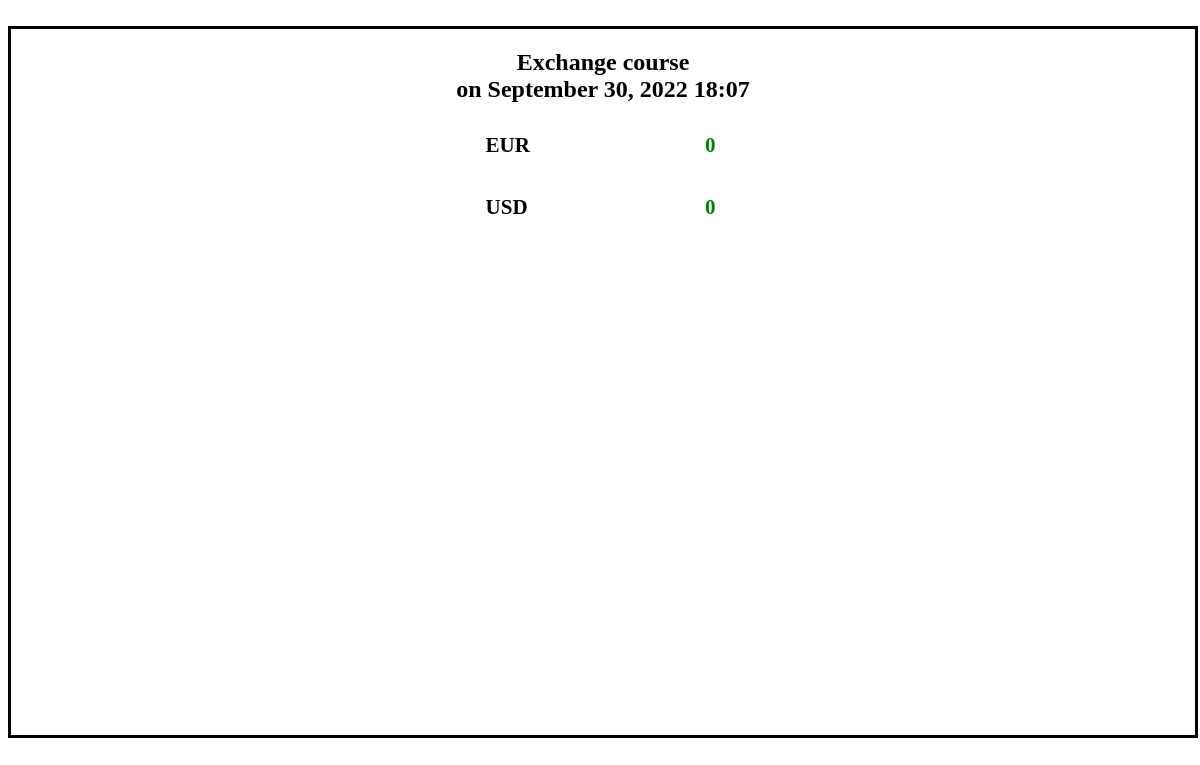
Before: / with the older database file.
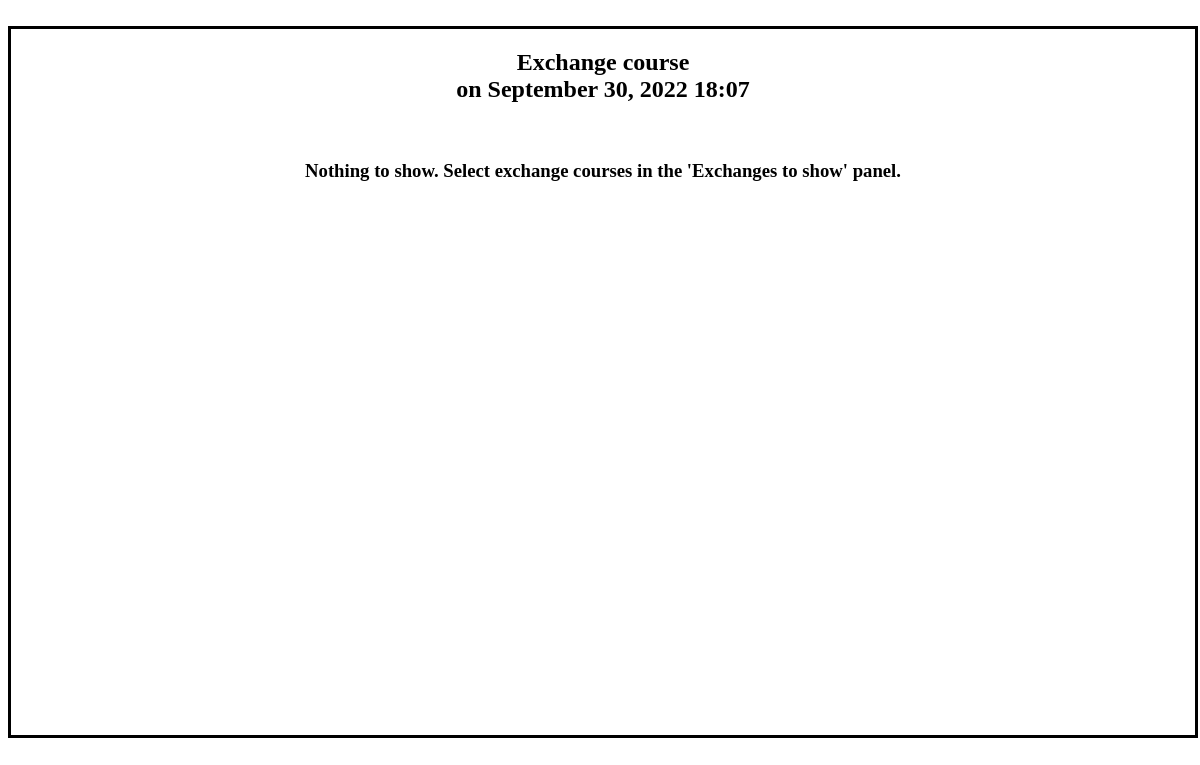
After: the same page with the newer database file.
### tables this page shows
CREATE TABLE `changecodes` (
  `id` int(10) unsigned NOT NULL AUTO_INCREMENT,
  `valute` varchar(10) NOT NULL,
  `value` float NOT NULL,
  `gain` float DEFAULT NULL,
  PRIMARY KEY (`id`)
);

### index.php (the view, shortened to what this page needs)
<?php
	$conn = mysqli_connect("127.0.0.1", "root", "", "valutes");
	$sql = 'SELECT id, valute FROM charcodes';
    $result = mysqli_query($conn, $sql);
    $time = date('F j, Y H:i', time());
	$ct = mysqli_fetch_all($result, MYSQLI_ASSOC);
	foreach($ct as $chars)
	{
		if(isset($chars['valute']))
		{
		    $charcods[] = $chars['valute'];
		}
	}
	$sql = 'SELECT id, time FROM timer';
    $result = mysqli_query($conn, $sql);
	$ct = mysqli_fetch_all($result, MYSQLI_ASSOC);
	foreach($ct as $chars)
	{
		if(isset($chars['time']))
		{
		    $times = $chars['time'];
		}
	}
	$sql = 'SELECT id, valute FROM savecodes';
	$result = mysqli_query($conn, $sql);
	$ct = mysqli_fetch_all($result, MYSQLI_ASSOC);
	foreach($ct as $chars)
	{
		if(isset($chars['valute']))
		{
		    $savecods[] = $chars['valute'];
		}
	}
	if($savecods)
	{
		for($i = 0; $i < count($savecods); $i++)
		{
			$sql = 'SELECT id, valute, value, gain FROM changecodes WHERE valute = "'.$savecods[$i].'";';
			$result = mysqli_query($conn, $sql);
			$ct = mysqli_fetch_all($result, MYSQLI_ASSOC);
			if($ct == NULL)
			{
				$sql = 'insert into changecodes (valute, value, gain) values ("'.$savecods[$i].'", '.$values[$i].', 0);';
				$result = mysqli_query($conn, $sql);
			}
			else
			{
				foreach($ct as $chars)
				{
					$oldvalue = $chars['value'];
				}
				if($values[$i] - $oldvalue != 0)
				$gains = $values[$i] - $oldvalue;
				else $gains = $chars['gain'];
			}
		}
	}
?>
<html>
<head>
<link rel="stylesheet" href="styles.css">
</head>
<body>
<br>
<div class="rateblock">
<h2 class="centers">Exchange course<br>on <?php echo $time ?></h2>
<table>
<?php
if($charcods)
{
    for($i = 0; $i < count($charcods); ++$i)
    {
		$sql = 'SELECT gain FROM changecodes WHERE valute = "'.$charcods[$i].'";';
		$result = mysqli_query($conn, $sql);
		$ct = mysqli_fetch_all($result, MYSQLI_ASSOC);
		foreach($ct as $chars)
	     {
		    $gains = $chars['gain'];
            if($gains >= 0)
                $clr = "up";
            else $clr = "down";
		}
	    echo "<tr><td><h2 class='mi'>".$charcods[$i]."</h2></td><td><h2>".$value[$i]."</h2></td><td><h2 class='".$clr."'>".$gains."</h2></tr>";
    }
}
else
{
	echo "<br><h3 class='centers'>Nothing to show. Select exchange courses in the 'Exchanges to show' panel.</h2>";
}
?>
</table>
</div>
</body>
</html>

### styles.css (style rules this page uses)
h2 { font-family: "Sylfaen", serif; padding: 10px 15px; }
h3 { font-family: "Sylfaen", serif; }
.centers { text-align: center; padding: 0px 0px; }
.rateblock { margin: 0 auto; width: 100%; height: 90%; position: relative; border: solid 3px black; overflow-x: hidden; overflow-y: scroll; justify-content: center; }
table { position: relative; left: 50%; transform: translate(-50%, 0%); border-spacing: 60px 0px; }
th, td { text-align: left; font-family: "Sylfaen", serif; font-size: 14px; padding: 0px; }
.up { color: green; }
.mi { padding: 0px 10px; }

Changed rows visible on the page:
removed changecodes: gain "0"
Other visible differences:
text now shown: "Nothing to show. Select exchange courses in the 'Exchanges to show' panel."
list line gone: "EUR"
list line gone: "USD"
